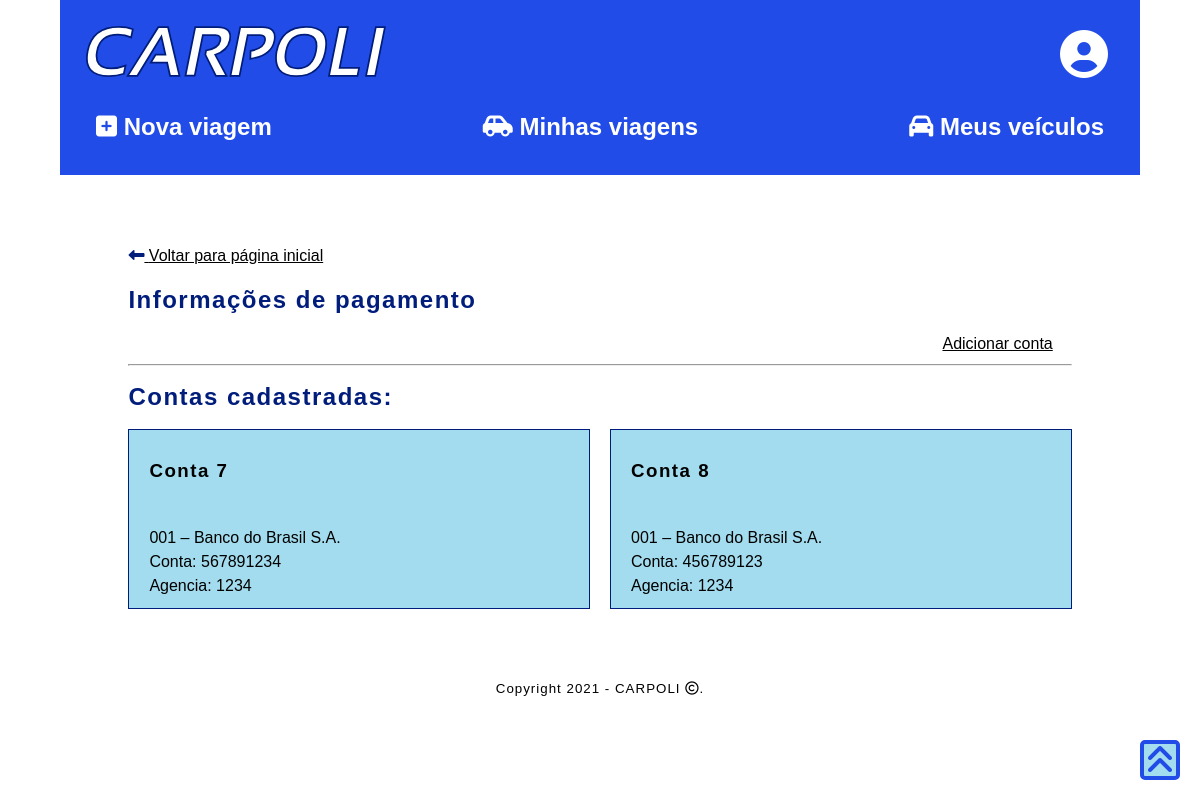
Page /pagamento/ (signed in) on the committed database.
### caronas/models.py (models this page shows, shortened)
class Conta_Cond(models.Model):
    id_condutor = models.ForeignKey(Condutor, on_delete=models.CASCADE)
    banco_conta = models.CharField(max_length=50)
    agencia_conta = models.CharField(max_length=4)
    num_conta = models.CharField(max_length=9)
    apelido_conta = models.CharField(max_length=20, null=True, blank=True)

### accounts/views.py (the view)
# urls.py: path('pagamento/', views.pagamento, name='pagamento'),
@login_required
def pagamento(request):
    Usu=get_object_or_404(Profile, user=request.user)
    if Usu.is_condutor:
        pag_list=Conta_Cond.objects.filter(id_condutor=Condutor.objects.get(id_user=Profile.objects.get(user=request.user)))
        context = {'Ext':"base_condutor.html",'Usuario': Usu,'pag_list': pag_list}
    elif Usu.is_admin:
        context = {'Ext':"base_admin.html",'Usuario': Usu}
    else:
        pag_list = Cartao_Passageiro.objects.filter(id_passageiro=Profile.objects.get(user=request.user))
        context = {'Ext':"base_passageiro.html",'Usuario': Usu,'pag_list': pag_list}
    return render(request, 'accounts/pagamento.html', context)

### accounts/templates/accounts/pagamento.html (shortened to what this page needs)
{% extends Ext %}
{% block content %}
<div class="div_main">
    <a href="{% url 'index' %}">
        <i class="fas fa-long-arrow-alt-left"></i>
        Voltar para página inicial
    </a>
    <p><h2>Informações de pagamento</h2></p>
    <div class="div_container_rev">
        {% if Usuario.is_condutor%}
        <div class="div_subcont_mini">
            <a href="{% url 'conta_condutor' %}">
                Adicionar conta
            </a>
        </div>
        {% endif %}
    </div>
    <hr>
    {% if Usuario.is_condutor%}
        <h2>Contas cadastradas:</h2>
        {% if pag_list %}
        <section class="busca">
            {% for pag in pag_list %}
            <a href="{% url 'conta_detail' pag.id %}"  class="carona">
            <article class="carona_busca">
                    <h3><b>{{pag.apelido_conta}} </b></h3> <br />
                    {{pag.banco_conta}} <br />
                    Conta: {{pag.num_conta}}<br />
                    Agencia: {{pag.agencia_conta}}<br />
            </article>
            </a>
            {% endfor %}
        </section>
        {% else %}
        <p>Não foi encontrada nenhuma conta cadastrada. :(</p>
        {% endif %}
    {%endif%}
</div>
{% endblock content %}

### static/style.css (style rules this page uses)
:root { --primary-color: #000000; --secondary-color: #001d7c; --terciary-color: #A2DCEE; --primary-background: #ffffff; --secondary-background: #214CE7; --terciary-background: #C2CCED; font-size: 16px; line-height: 1.5em; }
* { font-family:'Trebuchet MS', 'Lucida Sans Unicode', 'Lucida Grande', 'Lucida Sans', Arial, sans-serif; color: var(--primary-color); box-sizing: border-box; }
.div_main { padding: 5%; }
.div_container_rev { max-width: 100%; display: flex; flex-direction: row; flex-wrap: wrap; justify-content: flex-end; }
.div_subcont_mini { min-width:min-content; padding-left: 2%; padding-right: 2%; justify-content: center; }
html { background-color: var(--primary-background); height: 100%; scroll-behavior: smooth; }
body { background-color: var(--primary-background); display: flex; flex-direction: column; padding: 0; margin:0; border:0; }
h1, h2, h3 { color: var(--secondary-color); letter-spacing: 1.5px; text-align: left; }
.busca { display: grid; grid-template-columns: 1fr 1fr; column-gap: 20px; row-gap: 20px; }
.carona_busca { border: 1px solid var(--secondary-color); padding-bottom: 10px; padding-left: 20px; padding-top: 10px; }
a.carona:link { background: var(--terciary-color); text-decoration: none; }
.fas { color: var(--secondary-color); }

### rows in the picture
Conta_Cond: apelido_conta "Conta 7", banco_conta "001 – Banco do Brasil S.A.", num_conta "567891234", agencia_conta "1234"
Conta_Cond: apelido_conta "Conta 8", banco_conta "001 – Banco do Brasil S.A.", num_conta "456789123", agencia_conta "1234"
